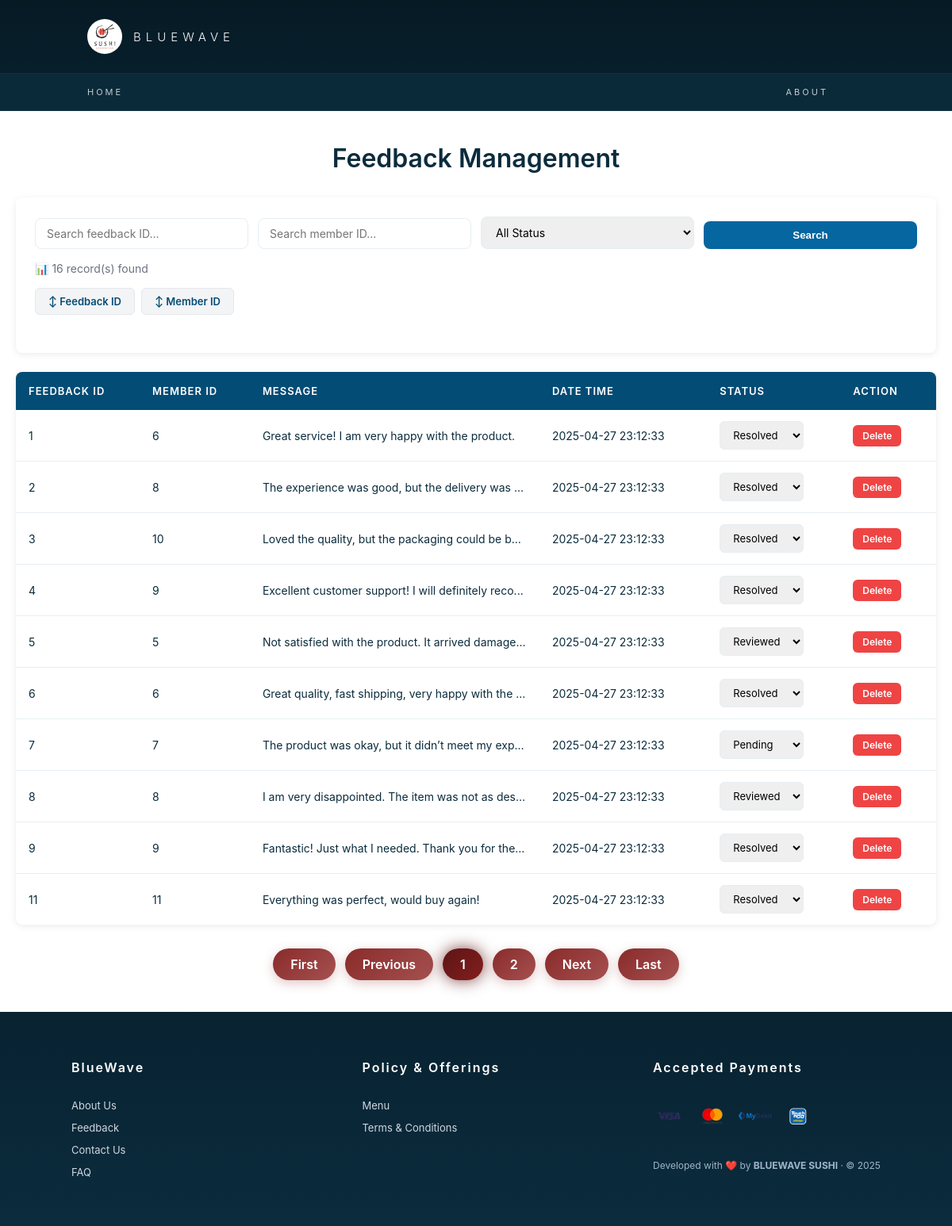
Screenshot of /app/staff/feedback_control.php with the database file from the repository.
### tables this page shows
CREATE TABLE `feedback` (
  `f_id` int(11) NOT NULL,
  `id` int(11) NOT NULL,
  `message` text NOT NULL,
  `created_at` datetime DEFAULT current_timestamp(),
  `status` enum('Pending','Reviewed','Resolved') DEFAULT 'Pending',
  `rating` enum('1','2','3','4','5') NOT NULL DEFAULT '5'
);

### app/staff/feedback_control.php (the view, shortened to what this page needs)
<?php
require '_base.php';
require '_pager.php';
$f_id = $_GET['f_id'] ?? '';
$id = $_GET['id'] ?? '';
$status = $_GET['status'] ?? '';
$page = $_GET['page'] ?? 1;
$sort_by = $_GET['sort_by'] ?? 'f_id';
$sort_order = $_GET['sort_order'] ?? 'ASC';
$sql = "SELECT * FROM feedback WHERE 1";
$params = [];
$sql .= " ORDER BY $sort_by $sort_order";
$pager = new pager($sql, $params, 5, $page);
?>
<?php require '_head.php'; ?>
<div class="feedback-page">
    <h1>Feedback Management</h1>
    <div class="filter-section">
        <form method="get" class="filter-form">
            <input type="text" name="f_id" placeholder="Search feedback ID..." value="<?= htmlspecialchars($f_id) ?>">
            <input type="text" name="id" placeholder="Search member ID..." value="<?= htmlspecialchars($id) ?>">
            <select name="status">
                <option value="All" <?= $status == 'All' ? 'selected' : '' ?>>All Status</option>
            </select>
            <button type="submit">Search</button>
        </form>
        <p class="record-count">📊 <?= $pager->item_count ?> record(s) found</p>
        <div class="sort-buttons">
            <a href="?<?= http_build_query(array_merge($_GET, ['sort_by' => 'f_id', 'sort_order' => $sort_order == 'ASC' ? 'DESC' : 'ASC', 'page' => 1])) ?>" class="sort-btn">↕ Feedback ID</a>
            <a href="?<?= http_build_query(array_merge($_GET, ['sort_by' => 'id', 'sort_order' => $sort_order == 'ASC' ? 'DESC' : 'ASC', 'page' => 1])) ?>" class="sort-btn">↕ Member ID</a>
        </div>
    </div>
    <table class="feedback-table">
        <thead>
            <tr>
                <th>FEEDBACK ID</th>
                <th>MEMBER ID</th>
                <th>MESSAGE</th>
                <th>DATE TIME</th>
                <th>STATUS</th>
                <th>ACTION</th>
            </tr>
        </thead>
        <tbody>
            <?php foreach ($pager->result as $s): ?>
            <tr>
                <td><?= htmlspecialchars($s->f_id) ?></td>
                <td><?= htmlspecialchars($s->id) ?></td>
                <td class="message-cell" title="<?= htmlspecialchars($s->message) ?>"><?= htmlspecialchars(substr($s->message, 0, 50)) ?><?= strlen($s->message) > 50 ? '...' : '' ?></td>
                <td><?= htmlspecialchars($s->created_at) ?></td>
                <td>
                    <form method="post" class="status-form">
                        <select name="new_status" onchange="this.form.submit()">
                            <option value="Pending" <?= $s->status == 'Pending' ? 'selected' : '' ?>>Pending</option>
                            <option value="Reviewed" <?= $s->status == 'Reviewed' ? 'selected' : '' ?>>Reviewed</option>
                            <option value="Resolved" <?= $s->status == 'Resolved' ? 'selected' : '' ?>>Resolved</option>
                        </select>
                    </form>
                </td>
                <td>
                    <a href="feedback_control.php?<?= http_build_query(array_merge($_GET, ['delete_id' => $s->f_id])) ?>"
                       class="action-btn btn-delete"
                       onclick="return confirm('Are you sure you want to delete this feedback?')">Delete</a>
                </td>
            </tr>
            <?php endforeach ?>
        </tbody>
    </table>
</div>
<?php include '../footer.php'; ?>

### app/css/app.css (style rules this page uses)
* { margin: 0; padding: 0; box-sizing: border-box; }
body { margin: 0; }
body { font-family: 'Inter', sans-serif; }

### app/staff/feedback_control.php (style rules this page uses)
.feedback-page { max-width: 1400px; margin: 40px auto; padding: 0 20px; }
.feedback-page h1 { text-align: center; margin-bottom: 30px; font-size: 32px; color: #0b2c3d; font-weight: 600; }
.filter-section { background: #fff; padding: 24px; border-radius: 8px; box-shadow: 0 2px 8px rgba(0,0,0,0.08); margin-bottom: 24px; }
.filter-form { display: grid; grid-template-columns: repeat(auto-fit, minmax(150px, 1fr)); gap: 12px; margin-bottom: 16px; align-items: end; }
.filter-form input, .filter-form select { padding: 10px 14px; border: 1px solid #e6eef3; border-radius: 8px; font-size: 14px; font-family: 'Inter', sans-serif; }
.filter-form button { background: #0566a0; color: white; border: none; padding: 10px 24px; border-radius: 8px; cursor: pointer; font-weight: 600; transition: 0.2s; }
.record-count { color: #6b7280; font-size: 14px; margin-bottom: 16px; }
.sort-buttons { display: flex; gap: 8px; margin-bottom: 24px; flex-wrap: wrap; }
.sort-btn { background: #f3f4f6; color: #034c75; border: 1px solid #e5e7eb; padding: 8px 16px; border-radius: 6px; cursor: pointer; font-size: 13px; font-weight: 600; transition: 0.2s; text-decoration: none; }
.feedback-table { width: 100%; border-collapse: collapse; background: #fff; border-radius: 8px; overflow: hidden; box-shadow: 0 2px 8px rgba(0,0,0,0.08); margin-bottom: 24px; }
.feedback-table th { background: #034c75; color: white; padding: 16px; text-align: left; font-weight: 600; font-size: 13px; letter-spacing: 1px; }
.feedback-table td { padding: 14px 16px; border-bottom: 1px solid #e6eef3; color: #0b2c3d; font-size: 14px; }
.feedback-table tbody tr:last-child td { border-bottom: none; }
.status-form { display: flex; gap: 8px; align-items: center; }
.status-form select { padding: 8px 12px; border: 1px solid #e6eef3; border-radius: 6px; font-size: 13px; font-family: 'Inter', sans-serif; }
.action-btn { display: inline-block; padding: 6px 12px; border-radius: 6px; font-size: 12px; font-weight: 600; cursor: pointer; margin-right: 6px; text-decoration: none; transition: 0.2s; }
.btn-delete { background: #ef4444; color: white; }
.message-cell { max-width: 300px; white-space: nowrap; overflow: hidden; text-overflow: ellipsis; }

### rows the page displays
feedback: f_id "1", id "6", message "Great service! I am very happy with the product.", created_at "2025-04-27 23:12:33", new_status "Resolved"
feedback: f_id "2", id "8", message "The experience was good, but the delivery was…", created_at "2025-04-27 23:12:33", new_status "Resolved"
feedback: f_id "3", id "10", message "Loved the quality, but the packaging could be b…", created_at "2025-04-27 23:12:33", new_status "Resolved"
feedback: f_id "4", id "9", message "Excellent customer support! I will definitely reco", created_at "2025-04-27 23:12:33", new_status "Resolved"
feedback: f_id "5", id "5", message "Not satisfied with the product. It arrived damage…", created_at "2025-04-27 23:12:33", new_status "Reviewed"
feedback: f_id "6", id "6", message "Great quality, fast shipping, very happy with the", created_at "2025-04-27 23:12:33", new_status "Resolved"
feedback: f_id "7", id "7", message "The product was okay, but it didn’t meet my exp…", created_at "2025-04-27 23:12:33", new_status "Pending"
feedback: f_id "8", id "8", message "I am very disappointed. The item was not as des…", created_at "2025-04-27 23:12:33", new_status "Reviewed"
feedback: f_id "9", id "9", message "Fantastic! Just what I needed. Thank you for the…", created_at "2025-04-27 23:12:33", new_status "Resolved"
feedback: f_id "11", id "11", message "Everything was perfect, would buy again!", created_at "2025-04-27 23:12:33", new_status "Resolved"

### other values shown
$pager->item_count "16"
